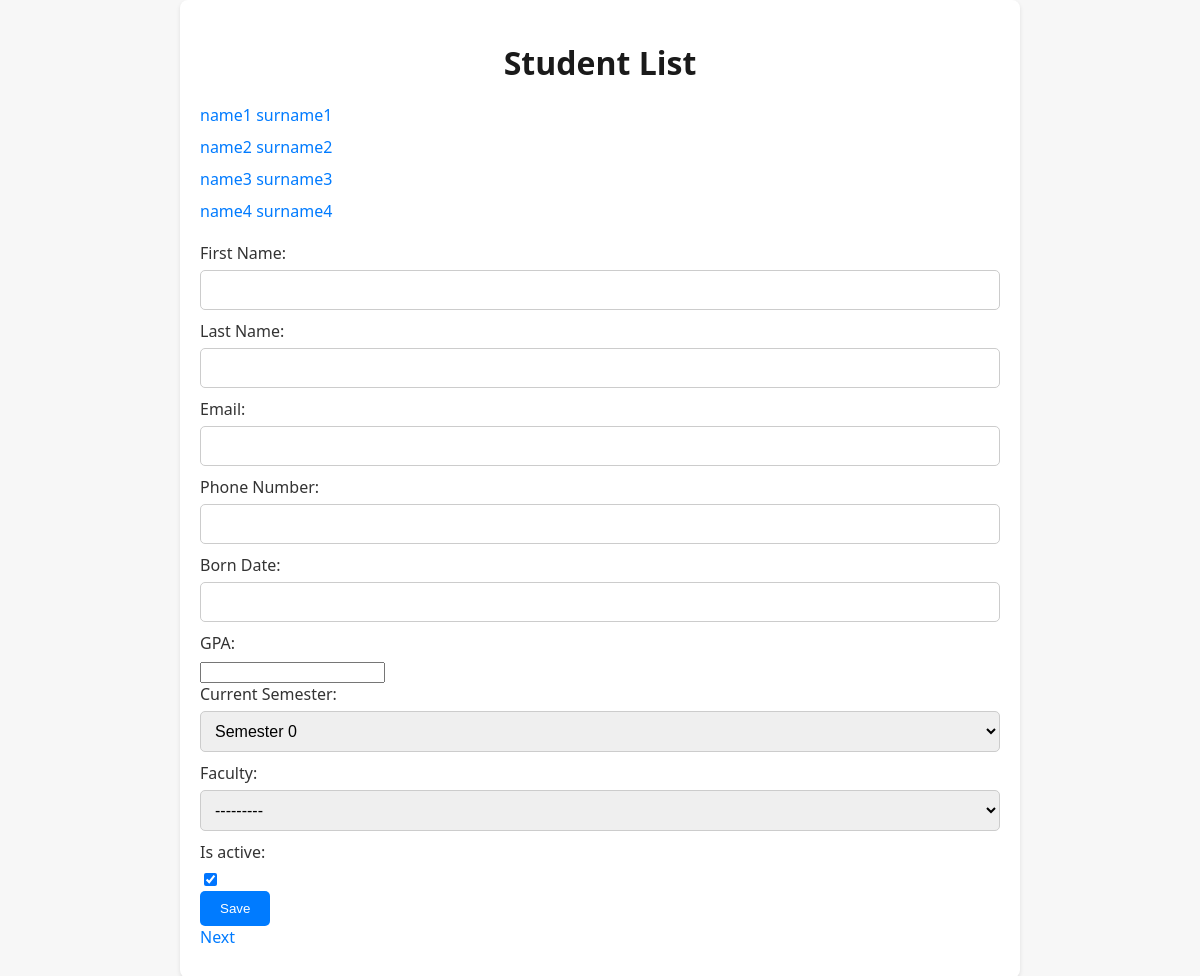
The app's page /students/, older data.
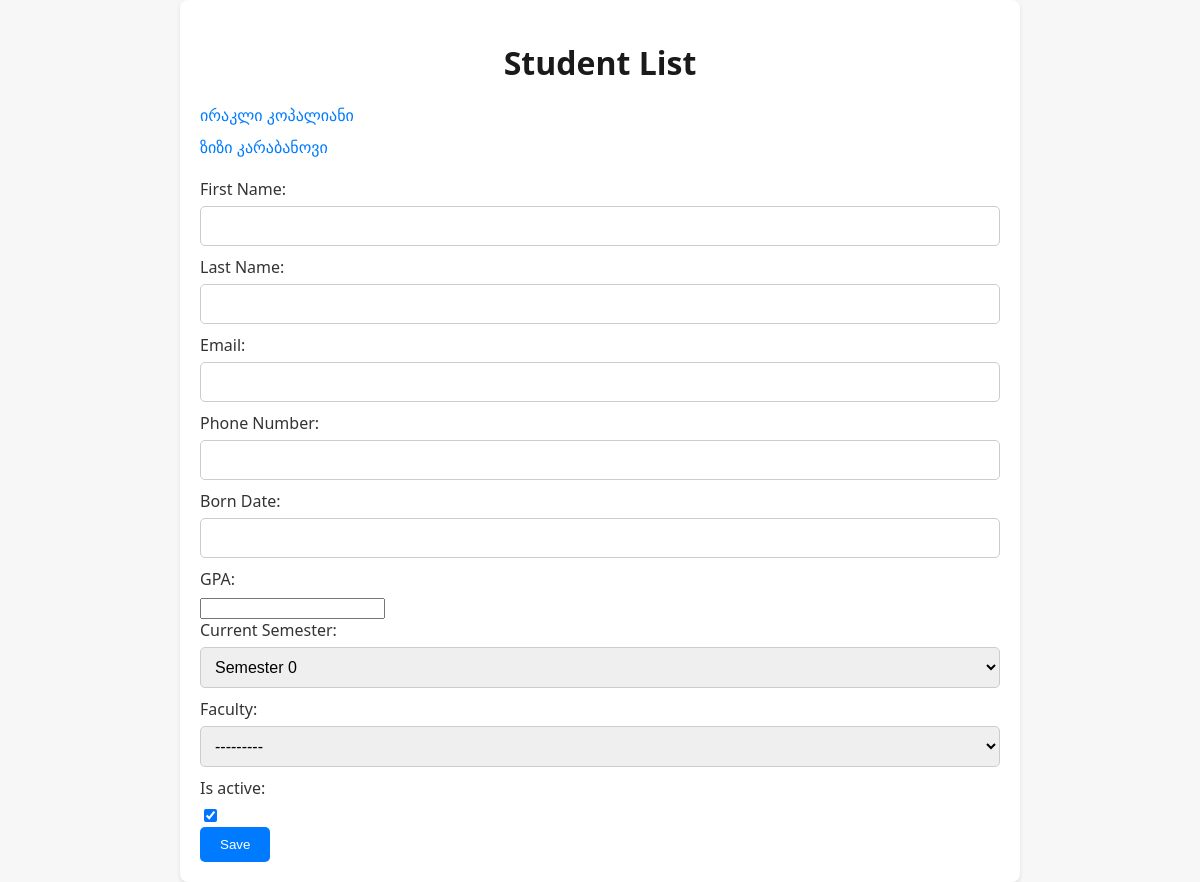
The same page, newer data.
### management/models/student.py (models this page shows, shortened)
class Student(models.Model):
    first_name = models.CharField(max_length=255, verbose_name=_('First Name'))
    last_name = models.CharField(max_length=255, verbose_name=_('Last Name'))
    email = models.EmailField(verbose_name=_('Email'), blank=True)
    phone_number = models.CharField(max_length=255, verbose_name=_('Phone Number'), default=None)
    born_date = models.DateField(verbose_name=_('Born Date'))
    gpa = models.FloatField(
        verbose_name='GPA',
        validators=[MinValueValidator(0.0), MaxValueValidator(4.0)]
    )
    current_semester = models.IntegerField(verbose_name=_('Current Semester'), choices=choices.SEMESTER_CHOICES, default=0)
    faculty = models.ForeignKey('management.Faculty', on_delete=models.CASCADE, verbose_name=_('Faculty'), default=None)
    is_active = models.BooleanField(default=True)
    created_at = models.DateTimeField(auto_now_add=True)
    updated_at = models.DateTimeField(auto_now=True)
    class Meta:
        db_table = 'student'
        verbose_name = _('Student')
        verbose_name_plural = _('Students')

### management/views/views.py (the view)
# urls.py: path('students/', get_students, name='get_students'),
def get_students(request):
    students = Student.objects.all()
    paginator = Paginator(students, per_page=4)
    page_num = request.GET.get('page', 1)
    page: Page = paginator.get_page(page_num)
    if request.method == 'POST':
        form = StudentForm(request.POST)
        if form.is_valid():
            form.save()
            return redirect('management:get_students')
    return render(request, 'management/student_list.html', {'students': page, 'form': StudentForm()})

### management/forms.py
class StudentForm(ModelForm):
    class Meta:
        model = Student
        fields = '__all__'

### management/models/faculty.py (called while the page is built)
    def __str__(self):
        return self.title

### management/templates/management/student_list.html (shortened to what this page needs)
<!DOCTYPE html>
<html lang="en">
<head>
</head>
<body>
<div class="container">
    <h1>Student List</h1>
    <div>
        <ul>
            {% for student in students %}
            <li>
                <a href="{% url 'get_student' student.pk %}">{{ student.first_name}}  {{ student.last_name }}</a>
            </li>
            {% endfor %}
        </ul>
    <form method="post", enctype="multipart/form-data">
        {{ form }}
        <button type="submit">Save</button>
    </form>
        <ul>
            {% if students.has_next %}
                <li><a href="{% url 'get_students' %}?page={{ students.next_page_number }}">Next</a></li>
            {% endif %}
        </ul>
    </div>
</div>
</body>
</html>

Row changes from the older to the newer data that the page shows:
removed Student: first_name "name1", last_name "surname1"
removed Student: first_name "name2", last_name "surname2"
removed Student: first_name "name3", last_name "surname3"
removed Student: first_name "name4", last_name "surname4"
added Student: first_name "ირაკლი", last_name "კოპალიანი"
added Student: first_name "ზიზი", last_name "კარაბანოვი"
Text that changed along with them:
text no longer shown: "Next"
